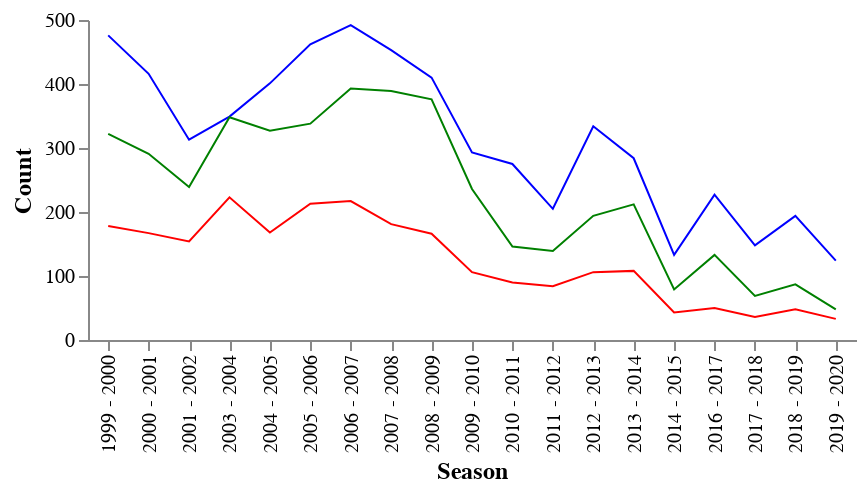

The cell this chart's notebook holds for it:
### Code cell
# See link on how to create a legend
# https://github.com/altair-viz/altair/issues/984

alt.layer(
    alt.Chart(df).mark_line(color = 'red', size = 1).encode(y = alt.Y('TOV',axis=alt.Axis(title='Count', grid =False))),
    alt.Chart(df).mark_line(color = 'blue', size = 1).encode(y = 'REB'),
    alt.Chart(df).mark_line(color = 'green', size = 1).encode(y = 'AST')  
).encode(x = alt.X('Season',axis=alt.Axis(title='Season'))
).configure_view(
    stroke='transparent'
).properties(
    height = 160,
    width = 384
).configure_axis(
    labelFontSize=10,
    titleFontSize=12
)

### Figure 1 — Vega-Lite specification as saved in the notebook (floating-point values rounded to 4 significant figures)
{"config": {"view": {"continuousWidth": 400, "continuousHeight": 300, "stroke": "transparent"}, "axis": {"labelFontSize": 10, "titleFontSize": 12}}, "layer": [{"mark": {"type": "line", "color": "red", "size": 1}, "encoding": {"y": {"type": "quantitative", "axis": {"grid": false, "title": "Count"}, "field": "TOV"}}}, {"mark": {"type": "line", "color": "blue", "size": 1}, "encoding": {"y": {"type": "quantitative", "field": "REB"}}}, {"mark": {"type": "line", "color": "green", "size": 1}, "encoding": {"y": {"type": "quantitative", "field": "AST"}}}], "data": {"name": "data-e64370d0fcd7c736557a700c30dafda3"}, "encoding": {"x": {"type": "nominal", "axis": {"title": "Season"}, "field": "Season"}}, "height": 160, "width": 384, "$schema": "https://vega.github.io/schema/vega-lite/v4.8.1.json", "datasets": {"data-e64370d0fcd7c736557a700c30dafda3": [{"League": "NBA", "Season": "1999 - 2000", "Stage": "Regular_Season", "Player": "Vince Carter", "Team": "TOR", "GP": 82, "MIN": 3126.0, "FGM": 788, "FGA": 1696, "3PM": 95, "3PA": 236, "FTM": 436, "FTA": 551, "TOV": 178, "PF": 263, "ORB": 150, "DRB": 326, "REB": 476, "AST": 322, "STL": 110, "BLK": 92, "PTS": 2107, "REB_per_game": 5.805, "PTS_per_game": 25.7, "birth_year": 1977.0, "birth_month": "Jan", "birth_date": "Jan 26, 1977", "height": "6-6", "height_cm": 198.0, "weight": 220.0, "weight_kg": 100.0, "nationality": "United States", "high_school": "Mainland High School", "draft_round": 1.0, "draft_pick": 5.0, "draft_team": "Golden State Warriors", "FG_type": "2 pointer", "throws_made": 693}, {"League": "NBA", "Season": "2000 - 2001", "Stage": "Regular_Season", "Player": "Vince Carter", "Team": "TOR", "GP": 75, "MIN": 2979.0, "FGM": 762, "FGA": 1656, "3PM": 162, "3PA": 397, "FTM": 384, "FTA": 502, "TOV": 167, "PF": 205, "ORB": 176, "DRB": 240, "REB": 416, "AST": 291, "STL": 114, "BLK": 82, "PTS": 2070, "REB_per_game": 5.547, "PTS_per_game": 27.6, "birth_year": 1977.0, "birth_month": "Jan", "birth_date": "Jan 26, 1977", "height": "6-6", "height_cm": 198.0, "weight": 220.0, "weight_kg": 100.0, "nationality": "United States", "high_school": "Mainland High School", "draft_round": 1.0, "draft_pick": 5.0, "draft_team": "Golden State Warriors", "FG_type": "2 pointer", "throws_made": 600}, {"League": "NBA", "Season": "2001 - 2002", "Stage": "Regular_Season", "Player": "Vince Carter", "Team": "TOR", "GP": 60, "MIN": 2385.0, "FGM": 559, "FGA": 1307, "3PM": 121, "3PA": 313, "FTM": 245, "FTA": 307, "TOV": 154, "PF": 191, "ORB": 138, "DRB": 175, "REB": 313, "AST": 239, "STL": 94, "BLK": 43, "PTS": 1484, "REB_per_game": 5.217, "PTS_per_game": 24.73, "birth_year": 1977.0, "birth_month": "Jan", "birth_date": "Jan 26, 1977", "height": "6-6", "height_cm": 198.0, "weight": 220.0, "weight_kg": 100.0, "nationality": "United States", "high_school": "Mainland High School", "draft_round": 1.0, "draft_pick": 5.0, "draft_team": "Golden State Warriors", "FG_type": "2 pointer", "throws_made": 438}, {"League": "NBA", "Season": "2003 - 2004", "Stage": "Regular_Season", "Player": "Vince Carter", "Team": "TOR", "GP": 73, "MIN": 2785.0, "FGM": 608, "FGA": 1457, "3PM": 93, "3PA": 243, "FTM": 336, "FTA": 417, "TOV": 223, "PF": 212, "ORB": 95, "DRB": 254, "REB": 349, "AST": 348, "STL": 88, "BLK": 65, "PTS": 1645, "REB_per_game": 4.781, "PTS_per_game": 22.53, "birth_year": 1977.0, "birth_month": "Jan", "birth_date": "Jan 26, 1977", "height": "6-6", "height_cm": 198.0, "weight": 220.0, "weight_kg": 100.0, "nationality": "United States", "high_school": "Mainland High School", "draft_round": 1.0, "draft_pick": 5.0, "draft_team": "Golden State Warriors", "FG_type": "2 pointer", "throws_made": 515}, {"League": "NBA", "Season": "2004 - 2005", "Stage": "Regular_Season", "Player": "Vince Carter", "Team": "NJN", "GP": 77, "MIN": 2827.0, "FGM": 696, "FGA": 1541, "3PM": 127, "3PA": 313, "FTM": 367, "FTA": 460, "TOV": 168, "PF": 243, "ORB": 106, "DRB": 295, "REB": 401, "AST": 327, "STL": 109, "BLK": 48, "PTS": 1886, "REB_per_game": 5.208, "PTS_per_game": 24.49, "birth_year": 1977.0, "birth_month": "Jan", "birth_date": "Jan 26, 1977", "height": "6-6", "height_cm": 198.0, "weight": 220.0, "weight_kg": 100.0, "nationality": "United States", "high_school": "Mainland High School", "draft_round": 1.0, "draft_pick": 5.0, "draft_team": "Golden State Warriors", "FG_type": "2 pointer", "throws_made": 569}, {"League": "NBA", "Season": "2005 - 2006", "Stage": "Regular_Season", "Player": "Vince Carter", "Team": "NJN", "GP": 79, "MIN": 2907.0, "FGM": 653, "FGA": 1518, "3PM": 125, "3PA": 367, "FTM": 480, "FTA": 601, "TOV": 213, "PF": 235, "ORB": 135, "DRB": 327, "REB": 462, "AST": 338, "STL": 94, "BLK": 53, "PTS": 1911, "REB_per_game": 5.848, "PTS_per_game": 24.19, "birth_year": 1977.0, "birth_month": "Jan", "birth_date": "Jan 26, 1977", "height": "6-6", "height_cm": 198.0, "weight": 220.0, "weight_kg": 100.0, "nationality": "United States", "high_school": "Mainland High School", "draft_round": 1.0, "draft_pick": 5.0, "draft_team": "Golden State Warriors", "FG_type": "2 pointer", "throws_made": 528}, {"League": "NBA", "Season": "2006 - 2007", "Stage": "Regular_Season", "Player": "Vince Carter", "Team": "NJN", "GP": 82, "MIN": 3126.0, "FGM": 726, "FGA": 1598, "3PM": 156, "3PA": 437, "FTM": 462, "FTA": 576, "TOV": 217, "PF": 266, "ORB": 114, "DRB": 378, "REB": 492, "AST": 393, "STL": 82, "BLK": 30, "PTS": 2070, "REB_per_game": 6.0, "PTS_per_game": 25.24, "birth_year": 1977.0, "birth_month": "Jan", "birth_date": "Jan 26, 1977", "height": "6-6", "height_cm": 198.0, "weight": 220.0, "weight_kg": 100.0, "nationality": "United States", "high_school": "Mainland High School", "draft_round": 1.0, "draft_pick": 5.0, "draft_team": "Golden State Warriors", "FG_type": "2 pointer", "throws_made": 570}, {"League": "NBA", "Season": "2007 - 2008", "Stage": "Regular_Season", "Player": "Vince Carter", "Team": "NJN", "GP": 76, "MIN": 2959.0, "FGM": 587, "FGA": 1287, "3PM": 98, "3PA": 273, "FTM": 350, "FTA": 429, "TOV": 181, "PF": 241, "ORB": 112, "DRB": 341, "REB": 453, "AST": 389, "STL": 93, "BLK": 33, "PTS": 1622, "REB_per_game": 5.961, "PTS_per_game": 21.34, "birth_year": 1977.0, "birth_month": "Jan", "birth_date": "Jan 26, 1977", "height": "6-6", "height_cm": 198.0, "weight": 220.0, "weight_kg": 100.0, "nationality": "United States", "high_school": "Mainland High School", "draft_round": 1.0, "draft_pick": 5.0, "draft_team": "Golden State Warriors", "FG_type": "2 pointer", "throws_made": 489}, {"League": "NBA", "Season": "2008 - 2009", "Stage": "Regular_Season", "Player": "Vince Carter", "Team": "NJN", "GP": 80, "MIN": 2946.0, "FGM": 588, "FGA": 1345, "3PM": 151, "3PA": 392, "FTM": 335, "FTA": 410, "TOV": 166, "PF": 234, "ORB": 74, "DRB": 336, "REB": 410, "AST": 376, "STL": 82, "BLK": 38, "PTS": 1662, "REB_per_game": 5.125, "PTS_per_game": 20.77, "birth_year": 1977.0, "birth_month": "Jan", "birth_date": "Jan 26, 1977", "height": "6-6", "height_cm": 198.0, "weight": 220.0, "weight_kg": 100.0, "nationality": "United States", "high_school": "Mainland High School", "draft_round": 1.0, "draft_pick": 5.0, "draft_team": "Golden State Warriors", "FG_type": "2 pointer", "throws_made": 437}, {"League": "NBA", "Season": "2009 - 2010", "Stage": "Regular_Season", "Player": "Vince Carter", "Team": "ORL", "GP": 75, "MIN": 2310.0, "FGM": 434, "FGA": 1015, "3PM": 119, "3PA": 324, "FTM": 257, "FTA": 306, "TOV": 106, "PF": 189, "ORB": 33, "DRB": 260, "REB": 293, "AST": 236, "STL": 53, "BLK": 18, "PTS": 1244, "REB_per_game": 3.907, "PTS_per_game": 16.59, "birth_year": 1977.0, "birth_month": "Jan", "birth_date": "Jan 26, 1977", "height": "6-6", "height_cm": 198.0, "weight": 220.0, "weight_kg": 100.0, "nationality": "United States", "high_school": "Mainland High School", "draft_round": 1.0, "draft_pick": 5.0, "draft_team": "Golden State Warriors", "FG_type": "2 pointer", "throws_made": 315}, {"League": "NBA", "Season": "2010 - 2011", "Stage": "Regular_Season", "Player": "Vince Carter", "Team": "PHX", "GP": 73, "MIN": 2052.0, "FGM": 389, "FGA": 891, "3PM": 116, "3PA": 321, "FTM": 128, "FTA": 173, "TOV": 90, "PF": 193, "ORB": 54, "DRB": 221, "REB": 275, "AST": 146, "STL": 67, "BLK": 20, "PTS": 1022, "REB_per_game": 3.767, "PTS_per_game": 14.0, "birth_year": 1977.0, "birth_month": "Jan", "birth_date": "Jan 26, 1977", "height": "6-6", "height_cm": 198.0, "weight": 220.0, "weight_kg": 100.0, "nationality": "United States", "high_school": "Mainland High School", "draft_round": 1.0, "draft_pick": 5.0, "draft_team": "Golden State Warriors", "FG_type": "2 pointer", "throws_made": 273}, {"League": "NBA", "Season": "2011 - 2012", "Stage": "Regular_Season", "Player": "Vince Carter", "Team": "DAL", "GP": 61, "MIN": 1542.0, "FGM": 223, "FGA": 542, "3PM": 74, "3PA": 205, "FTM": 95, "FTA": 115, "TOV": 84, "PF": 134, "ORB": 32, "DRB": 173, "REB": 205, "AST": 139, "STL": 56, "BLK": 25, "PTS": 615, "REB_per_game": 3.361, "PTS_per_game": 10.08, "birth_year": 1977.0, "birth_month": "Jan", "birth_date": "Jan 26, 1977", "height": "6-6", "height_cm": 198.0, "weight": 220.0, "weight_kg": 100.0, "nationality": "United States", "high_school": "Mainland High School", "draft_round": 1.0, "draft_pick": 5.0, "draft_team": "Golden State Warriors", "FG_type": "2 pointer", "throws_made": 149}, {"League": "NBA", "Season": "2012 - 2013", "Stage": "Regular_Season", "Player": "Vince Carter", "Team": "DAL", "GP": 81, "MIN": 2093.0, "FGM": 372, "FGA": 855, "3PM": 162, "3PA": 399, "FTM": 182, "FTA": 223, "TOV": 106, "PF": 226, "ORB": 58, "DRB": 276, "REB": 334, "AST": 194, "STL": 74, "BLK": 44, "PTS": 1088, "REB_per_game": 4.123, "PTS_per_game": 13.43, "birth_year": 1977.0, "birth_month": "Jan", "birth_date": "Jan 26, 1977", "height": "6-6", "height_cm": 198.0, "weight": 220.0, "weight_kg": 100.0, "nationality": "United States", "high_school": "Mainland High School", "draft_round": 1.0, "draft_pick": 5.0, "draft_team": "Golden State Warriors", "FG_type": "2 pointer", "throws_made": 210}, {"League": "NBA", "Season": "2013 - 2014", "Stage": "Regular_Season", "Player": "Vince Carter", "Team": "DAL", "GP": 81, "MIN": 1973.0, "FGM": 330, "FGA": 811, "3PM": 146, "3PA": 371, "FTM": 161, "FTA": 196, "TOV": 108, "PF": 209, "ORB": 67, "DRB": 217, "REB": 284, "AST": 212, "STL": 61, "BLK": 35, "PTS": 967, "REB_per_game": 3.506, "PTS_per_game": 11.94, "birth_year": 1977.0, "birth_month": "Jan", "birth_date": "Jan 26, 1977", "height": "6-6", "height_cm": 198.0, "weight": 220.0, "weight_kg": 100.0, "nationality": "United States", "high_school": "Mainland High School", "draft_round": 1.0, "draft_pick": 5.0, "draft_team": "Golden State Warriors", "FG_type": "2 pointer", "throws_made": 184}, {"League": "NBA", "Season": "2014 - 2015", "Stage": "Regular_Season", "Player": "Vince Carter", "Team": "MEM", "GP": 66, "MIN": 1091.0, "FGM": 135, "FGA": 406, "3PM": 69, "3PA": 232, "FTM": 45, "FTA": 57, "TOV": 43, "PF": 102, "ORB": 27, "DRB": 106, "REB": 133, "AST": 79, "STL": 43, "BLK": 14, "PTS": 384, "REB_per_game": 2.015, "PTS_per_game": 5.818, "birth_year": 1977.0, "birth_month": "Jan", "birth_date": "Jan 26, 1977", "height": "6-6", "height_cm": 198.0, "weight": 220.0, "weight_kg": 100.0, "nationality": "United States", "high_school": "Mainland High School", "draft_round": 1.0, "draft_pick": 5.0, "draft_team": "Golden State Warriors", "FG_type": "2 pointer", "throws_made": 66}, {"League": "NBA", "Season": "2016 - 2017", "Stage": "Regular_Season", "Player": "Vince Carter", "Team": "MEM", "GP": 73, "MIN": 1800.0, "FGM": 193, "FGA": 490, "3PM": 112, "3PA": 296, "FTM": 88, "FTA": 115, "TOV": 50, "PF": 163, "ORB": 36, "DRB": 191, "REB": 227, "AST": 133, "STL": 60, "BLK": 36, "PTS": 586, "REB_per_game": 3.11, "PTS_per_game": 8.027, "birth_year": 1977.0, "birth_month": "Jan", "birth_date": "Jan 26, 1977", "height": "6-6", "height_cm": 198.0, "weight": 220.0, "weight_kg": 100.0, "nationality": "United States", "high_school": "Mainland High School", "draft_round": 1.0, "draft_pick": 5.0, "draft_team": "Golden State Warriors", "FG_type": "2 pointer", "throws_made": 81}, {"League": "NBA", "Season": "2017 - 2018", "Stage": "Regular_Season", "Player": "Vince Carter", "Team": "SAC", "GP": 58, "MIN": 1026.0, "FGM": 114, "FGA": 283, "3PM": 57, "3PA": 165, "FTM": 28, "FTA": 37, "TOV": 36, "PF": 96, "ORB": 18, "DRB": 130, "REB": 148, "AST": 69, "STL": 42, "BLK": 26, "PTS": 313, "REB_per_game": 2.552, "PTS_per_game": 5.397, "birth_year": 1977.0, "birth_month": "Jan", "birth_date": "Jan 26, 1977", "height": "6-6", "height_cm": 198.0, "weight": 220.0, "weight_kg": 100.0, "nationality": "United States", "high_school": "Mainland High School", "draft_round": 1.0, "draft_pick": 5.0, "draft_team": "Golden State Warriors", "FG_type": "2 pointer", "throws_made": 57}, {"League": "NBA", "Season": "2018 - 2019", "Stage": "Regular_Season", "Player": "Vince Carter", "Team": "ATL", "GP": 76, "MIN": 1330.0, "FGM": 196, "FGA": 468, "3PM": 123, "3PA": 316, "FTM": 47, "FTA": 66, "TOV": 48, "PF": 141, "ORB": 31, "DRB": 163, "REB": 194, "AST": 87, "STL": 44, "BLK": 27, "PTS": 562, "REB_per_game": 2.553, "PTS_per_game": 7.395, "birth_year": 1977.0, "birth_month": "Jan", "birth_date": "Jan 26, 1977", "height": "6-6", "height_cm": 198.0, "weight": 220.0, "weight_kg": 100.0, "nationality": "United States", "high_school": "Mainland High School", "draft_round": 1.0, "draft_pick": 5.0, "draft_team": "Golden State Warriors", "FG_type": "2 pointer", "throws_made": 73}, {"League": "NBA", "Season": "2019 - 2020", "Stage": "Regular_Season", "Player": "Vince Carter", "Team": "ATL", "GP": 60, "MIN": 875.5, "FGM": 107, "FGA": 304, "3PM": 61, "3PA": 202, "FTM": 23, "FTA": 29, "TOV": 33, "PF": 90, "ORB": 18, "DRB": 106, "REB": 124, "AST": 48, "STL": 23, "BLK": 25, "PTS": 298, "REB_per_game": 2.067, "PTS_per_game": 4.967, "birth_year": 1977.0, "birth_month": "Jan", "birth_date": "Jan 26, 1977", "height": "6-6", "height_cm": 198.0, "weight": 220.0, "weight_kg": 100.0, "nationality": "United States", "high_school": "Mainland High School", "draft_round": 1.0, "draft_pick": 5.0, "draft_team": "Golden State Warriors", "FG_type": "2 pointer", "throws_made": 46}, {"League": "NBA", "Season": "1999 - 2000", "Stage": "Regular_Season", "Player": "Vince Carter", "Team": "TOR", "GP": 82, "MIN": 3126.0, "FGM": 788, "FGA": 1696, "3PM": 95, "3PA": 236, "FTM": 436, "FTA": 551, "TOV": 178, "PF": 263, "ORB": 150, "DRB": 326, "REB": 476, "AST": 322, "STL": 110, "BLK": 92, "PTS": 2107, "REB_per_game": 5.805, "PTS_per_game": 25.7, "birth_year": 1977.0, "birth_month": "Jan", "birth_date": "Jan 26, 1977", "height": "6-6", "height_cm": 198.0, "weight": 220.0, "weight_kg": 100.0, "nationality": "United States", "high_school": "Mainland High School", "draft_round": 1.0, "draft_pick": 5.0, "draft_team": "Golden State Warriors", "FG_type": "3 pointer", "throws_made": 95}, {"League": "NBA", "Season": "2000 - 2001", "Stage": "Regular_Season", "Player": "Vince Carter", "Team": "TOR", "GP": 75, "MIN": 2979.0, "FGM": 762, "FGA": 1656, "3PM": 162, "3PA": 397, "FTM": 384, "FTA": 502, "TOV": 167, "PF": 205, "ORB": 176, "DRB": 240, "REB": 416, "AST": 291, "STL": 114, "BLK": 82, "PTS": 2070, "REB_per_game": 5.547, "PTS_per_game": 27.6, "birth_year": 1977.0, "birth_month": "Jan", "birth_date": "Jan 26, 1977", "height": "6-6", "height_cm": 198.0, "weight": 220.0, "weight_kg": 100.0, "nationality": "United States", "high_school": "Mainland High School", "draft_round": 1.0, "draft_pick": 5.0, "draft_team": "Golden State Warriors", "FG_type": "3 pointer", "throws_made": 162}, {"League": "NBA", "Season": "2001 - 2002", "Stage": "Regular_Season", "Player": "Vince Carter", "Team": "TOR", "GP": 60, "MIN": 2385.0, "FGM": 559, "FGA": 1307, "3PM": 121, "3PA": 313, "FTM": 245, "FTA": 307, "TOV": 154, "PF": 191, "ORB": 138, "DRB": 175, "REB": 313, "AST": 239, "STL": 94, "BLK": 43, "PTS": 1484, "REB_per_game": 5.217, "PTS_per_game": 24.73, "birth_year": 1977.0, "birth_month": "Jan", "birth_date": "Jan 26, 1977", "height": "6-6", "height_cm": 198.0, "weight": 220.0, "weight_kg": 100.0, "nationality": "United States", "high_school": "Mainland High School", "draft_round": 1.0, "draft_pick": 5.0, "draft_team": "Golden State Warriors", "FG_type": "3 pointer", "throws_made": 121}, {"League": "NBA", "Season": "2003 - 2004", "Stage": "Regular_Season", "Player": "Vince Carter", "Team": "TOR", "GP": 73, "MIN": 2785.0, "FGM": 608, "FGA": 1457, "3PM": 93, "3PA": 243, "FTM": 336, "FTA": 417, "TOV": 223, "PF": 212, "ORB": 95, "DRB": 254, "REB": 349, "AST": 348, "STL": 88, "BLK": 65, "PTS": 1645, "REB_per_game": 4.781, "PTS_per_game": 22.53, "birth_year": 1977.0, "birth_month": "Jan", "birth_date": "Jan 26, 1977", "height": "6-6", "height_cm": 198.0, "weight": 220.0, "weight_kg": 100.0, "nationality": "United States", "high_school": "Mainland High School", "draft_round": 1.0, "draft_pick": 5.0, "draft_team": "Golden State Warriors", "FG_type": "3 pointer", "throws_made": 93}, {"League": "NBA", "Season": "2004 - 2005", "Stage": "Regular_Season", "Player": "Vince Carter", "Team": "NJN", "GP": 77, "MIN": 2827.0, "FGM": 696, "FGA": 1541, "3PM": 127, "3PA": 313, "FTM": 367, "FTA": 460, "TOV": 168, "PF": 243, "ORB": 106, "DRB": 295, "REB": 401, "AST": 327, "STL": 109, "BLK": 48, "PTS": 1886, "REB_per_game": 5.208, "PTS_per_game": 24.49, "birth_year": 1977.0, "birth_month": "Jan", "birth_date": "Jan 26, 1977", "height": "6-6", "height_cm": 198.0, "weight": 220.0, "weight_kg": 100.0, "nationality": "United States", "high_school": "Mainland High School", "draft_round": 1.0, "draft_pick": 5.0, "draft_team": "Golden State Warriors", "FG_type": "3 pointer", "throws_made": 127}, {"League": "NBA", "Season": "2005 - 2006", "Stage": "Regular_Season", "Player": "Vince Carter", "Team": "NJN", "GP": 79, "MIN": 2907.0, "FGM": 653, "FGA": 1518, "3PM": 125, "3PA": 367, "FTM": 480, "FTA": 601, "TOV": 213, "PF": 235, "ORB": 135, "DRB": 327, "REB": 462, "AST": 338, "STL": 94, "BLK": 53, "PTS": 1911, "REB_per_game": 5.848, "PTS_per_game": 24.19, "birth_year": 1977.0, "birth_month": "Jan", "birth_date": "Jan 26, 1977", "height": "6-6", "height_cm": 198.0, "weight": 220.0, "weight_kg": 100.0, "nationality": "United States", "high_school": "Mainland High School", "draft_round": 1.0, "draft_pick": 5.0, "draft_team": "Golden State Warriors", "FG_type": "3 pointer", "throws_made": 125}, {"League": "NBA", "Season": "2006 - 2007", "Stage": "Regular_Season", "Player": "Vince Carter", "Team": "NJN", "GP": 82, "MIN": 3126.0, "FGM": 726, "FGA": 1598, "3PM": 156, "3PA": 437, "FTM": 462, "FTA": 576, "TOV": 217, "PF": 266, "ORB": 114, "DRB": 378, "REB": 492, "AST": 393, "STL": 82, "BLK": 30, "PTS": 2070, "REB_per_game": 6.0, "PTS_per_game": 25.24, "birth_year": 1977.0, "birth_month": "Jan", "birth_date": "Jan 26, 1977", "height": "6-6", "height_cm": 198.0, "weight": 220.0, "weight_kg": 100.0, "nationality": "United States", "high_school": "Mainland High School", "draft_round": 1.0, "draft_pick": 5.0, "draft_team": "Golden State Warriors", "FG_type": "3 pointer", "throws_made": 156}, {"League": "NBA", "Season": "2007 - 2008", "Stage": "Regular_Season", "Player": "Vince Carter", "Team": "NJN", "GP": 76, "MIN": 2959.0, "FGM": 587, "FGA": 1287, "3PM": 98, "3PA": 273, "FTM": 350, "FTA": 429, "TOV": 181, "PF": 241, "ORB": 112, "DRB": 341, "REB": 453, "AST": 389, "STL": 93, "BLK": 33, "PTS": 1622, "REB_per_game": 5.961, "PTS_per_game": 21.34, "birth_year": 1977.0, "birth_month": "Jan", "birth_date": "Jan 26, 1977", "height": "6-6", "height_cm": 198.0, "weight": 220.0, "weight_kg": 100.0, "nationality": "United States", "high_school": "Mainland High School", "draft_round": 1.0, "draft_pick": 5.0, "draft_team": "Golden State Warriors", "FG_type": "3 pointer", "throws_made": 98}, {"League": "NBA", "Season": "2008 - 2009", "Stage": "Regular_Season", "Player": "Vince Carter", "Team": "NJN", "GP": 80, "MIN": 2946.0, "FGM": 588, "FGA": 1345, "3PM": 151, "3PA": 392, "FTM": 335, "FTA": 410, "TOV": 166, "PF": 234, "ORB": 74, "DRB": 336, "REB": 410, "AST": 376, "STL": 82, "BLK": 38, "PTS": 1662, "REB_per_game": 5.125, "PTS_per_game": 20.77, "birth_year": 1977.0, "birth_month": "Jan", "birth_date": "Jan 26, 1977", "height": "6-6", "height_cm": 198.0, "weight": 220.0, "weight_kg": 100.0, "nationality": "United States", "high_school": "Mainland High School", "draft_round": 1.0, "draft_pick": 5.0, "draft_team": "Golden State Warriors", "FG_type": "3 pointer", "throws_made": 151}, {"League": "NBA", "Season": "2009 - 2010", "Stage": "Regular_Season", "Player": "Vince Carter", "Team": "ORL", "GP": 75, "MIN": 2310.0, "FGM": 434, "FGA": 1015, "3PM": 119, "3PA": 324, "FTM": 257, "FTA": 306, "TOV": 106, "PF": 189, "ORB": 33, "DRB": 260, "REB": 293, "AST": 236, "STL": 53, "BLK": 18, "PTS": 1244, "REB_per_game": 3.907, "PTS_per_game": 16.59, "birth_year": 1977.0, "birth_month": "Jan", "birth_date": "Jan 26, 1977", "height": "6-6", "height_cm": 198.0, "weight": 220.0, "weight_kg": 100.0, "nationality": "United States", "high_school": "Mainland High School", "draft_round": 1.0, "draft_pick": 5.0, "draft_team": "Golden State Warriors", "FG_type": "3 pointer", "throws_made": 119}, {"League": "NBA", "Season": "2010 - 2011", "Stage": "Regular_Season", "Player": "Vince Carter", "Team": "PHX", "GP": 73, "MIN": 2052.0, "FGM": 389, "FGA": 891, "3PM": 116, "3PA": 321, "FTM": 128, "FTA": 173, "TOV": 90, "PF": 193, "ORB": 54, "DRB": 221, "REB": 275, "AST": 146, "STL": 67, "BLK": 20, "PTS": 1022, "REB_per_game": 3.767, "PTS_per_game": 14.0, "birth_year": 1977.0, "birth_month": "Jan", "birth_date": "Jan 26, 1977", "height": "6-6", "height_cm": 198.0, "weight": 220.0, "weight_kg": 100.0, "nationality": "United States", "high_school": "Mainland High School", "draft_round": 1.0, "draft_pick": 5.0, "draft_team": "Golden State Warriors", "FG_type": "3 pointer", "throws_made": 116}, {"League": "NBA", "Season": "2011 - 2012", "Stage": "Regular_Season", "Player": "Vince Carter", "Team": "DAL", "GP": 61, "MIN": 1542.0, "FGM": 223, "FGA": 542, "3PM": 74, "3PA": 205, "FTM": 95, "FTA": 115, "TOV": 84, "PF": 134, "ORB": 32, "DRB": 173, "REB": 205, "AST": 139, "STL": 56, "BLK": 25, "PTS": 615, "REB_per_game": 3.361, "PTS_per_game": 10.08, "birth_year": 1977.0, "birth_month": "Jan", "birth_date": "Jan 26, 1977", "height": "6-6", "height_cm": 198.0, "weight": 220.0, "weight_kg": 100.0, "nationality": "United States", "high_school": "Mainland High School", "draft_round": 1.0, "draft_pick": 5.0, "draft_team": "Golden State Warriors", "FG_type": "3 pointer", "throws_made": 74}, {"League": "NBA", "Season": "2012 - 2013", "Stage": "Regular_Season", "Player": "Vince Carter", "Team": "DAL", "GP": 81, "MIN": 2093.0, "FGM": 372, "FGA": 855, "3PM": 162, "3PA": 399, "FTM": 182, "FTA": 223, "TOV": 106, "PF": 226, "ORB": 58, "DRB": 276, "REB": 334, "AST": 194, "STL": 74, "BLK": 44, "PTS": 1088, "REB_per_game": 4.123, "PTS_per_game": 13.43, "birth_year": 1977.0, "birth_month": "Jan", "birth_date": "Jan 26, 1977", "height": "6-6", "height_cm": 198.0, "weight": 220.0, "weight_kg": 100.0, "nationality": "United States", "high_school": "Mainland High School", "draft_round": 1.0, "draft_pick": 5.0, "draft_team": "Golden State Warriors", "FG_type": "3 pointer", "throws_made": 162}, {"League": "NBA", "Season": "2013 - 2014", "Stage": "Regular_Season", "Player": "Vince Carter", "Team": "DAL", "GP": 81, "MIN": 1973.0, "FGM": 330, "FGA": 811, "3PM": 146, "3PA": 371, "FTM": 161, "FTA": 196, "TOV": 108, "PF": 209, "ORB": 67, "DRB": 217, "REB": 284, "AST": 212, "STL": 61, "BLK": 35, "PTS": 967, "REB_per_game": 3.506, "PTS_per_game": 11.94, "birth_year": 1977.0, "birth_month": "Jan", "birth_date": "Jan 26, 1977", "height": "6-6", "height_cm": 198.0, "weight": 220.0, "weight_kg": 100.0, "nationality": "United States", "high_school": "Mainland High School", "draft_round": 1.0, "draft_pick": 5.0, "draft_team": "Golden State Warriors", "FG_type": "3 pointer", "throws_made": 146}, {"League": "NBA", "Season": "2014 - 2015", "Stage": "Regular_Season", "Player": "Vince Carter", "Team": "MEM", "GP": 66, "MIN": 1091.0, "FGM": 135, "FGA": 406, "3PM": 69, "3PA": 232, "FTM": 45, "FTA": 57, "TOV": 43, "PF": 102, "ORB": 27, "DRB": 106, "REB": 133, "AST": 79, "STL": 43, "BLK": 14, "PTS": 384, "REB_per_game": 2.015, "PTS_per_game": 5.818, "birth_year": 1977.0, "birth_month": "Jan", "birth_date": "Jan 26, 1977", "height": "6-6", "height_cm": 198.0, "weight": 220.0, "weight_kg": 100.0, "nationality": "United States", "high_school": "Mainland High School", "draft_round": 1.0, "draft_pick": 5.0, "draft_team": "Golden State Warriors", "FG_type": "3 pointer", "throws_made": 69}, {"League": "NBA", "Season": "2016 - 2017", "Stage": "Regular_Season", "Player": "Vince Carter", "Team": "MEM", "GP": 73, "MIN": 1800.0, "FGM": 193, "FGA": 490, "3PM": 112, "3PA": 296, "FTM": 88, "FTA": 115, "TOV": 50, "PF": 163, "ORB": 36, "DRB": 191, "REB": 227, "AST": 133, "STL": 60, "BLK": 36, "PTS": 586, "REB_per_game": 3.11, "PTS_per_game": 8.027, "birth_year": 1977.0, "birth_month": "Jan", "birth_date": "Jan 26, 1977", "height": "6-6", "height_cm": 198.0, "weight": 220.0, "weight_kg": 100.0, "nationality": "United States", "high_school": "Mainland High School", "draft_round": 1.0, "draft_pick": 5.0, "draft_team": "Golden State Warriors", "FG_type": "3 pointer", "throws_made": 112}, {"League": "NBA", "Season": "2017 - 2018", "Stage": "Regular_Season", "Player": "Vince Carter", "Team": "SAC", "GP": 58, "MIN": 1026.0, "FGM": 114, "FGA": 283, "3PM": 57, "3PA": 165, "FTM": 28, "FTA": 37, "TOV": 36, "PF": 96, "ORB": 18, "DRB": 130, "REB": 148, "AST": 69, "STL": 42, "BLK": 26, "PTS": 313, "REB_per_game": 2.552, "PTS_per_game": 5.397, "birth_year": 1977.0, "birth_month": "Jan", "birth_date": "Jan 26, 1977", "height": "6-6", "height_cm": 198.0, "weight": 220.0, "weight_kg": 100.0, "nationality": "United States", "high_school": "Mainland High School", "draft_round": 1.0, "draft_pick": 5.0, "draft_team": "Golden State Warriors", "FG_type": "3 pointer", "throws_made": 57}, {"League": "NBA", "Season": "2018 - 2019", "Stage": "Regular_Season", "Player": "Vince Carter", "Team": "ATL", "GP": 76, "MIN": 1330.0, "FGM": 196, "FGA": 468, "3PM": 123, "3PA": 316, "FTM": 47, "FTA": 66, "TOV": 48, "PF": 141, "ORB": 31, "DRB": 163, "REB": 194, "AST": 87, "STL": 44, "BLK": 27, "PTS": 562, "REB_per_game": 2.553, "PTS_per_game": 7.395, "birth_year": 1977.0, "birth_month": "Jan", "birth_date": "Jan 26, 1977", "height": "6-6", "height_cm": 198.0, "weight": 220.0, "weight_kg": 100.0, "nationality": "United States", "high_school": "Mainland High School", "draft_round": 1.0, "draft_pick": 5.0, "draft_team": "Golden State Warriors", "FG_type": "3 pointer", "throws_made": 123}, {"League": "NBA", "Season": "2019 - 2020", "Stage": "Regular_Season", "Player": "Vince Carter", "Team": "ATL", "GP": 60, "MIN": 875.5, "FGM": 107, "FGA": 304, "3PM": 61, "3PA": 202, "FTM": 23, "FTA": 29, "TOV": 33, "PF": 90, "ORB": 18, "DRB": 106, "REB": 124, "AST": 48, "STL": 23, "BLK": 25, "PTS": 298, "REB_per_game": 2.067, "PTS_per_game": 4.967, "birth_year": 1977.0, "birth_month": "Jan", "birth_date": "Jan 26, 1977", "height": "6-6", "height_cm": 198.0, "weight": 220.0, "weight_kg": 100.0, "nationality": "United States", "high_school": "Mainland High School", "draft_round": 1.0, "draft_pick": 5.0, "draft_team": "Golden State Warriors", "FG_type": "3 pointer", "throws_made": 61}]}}
